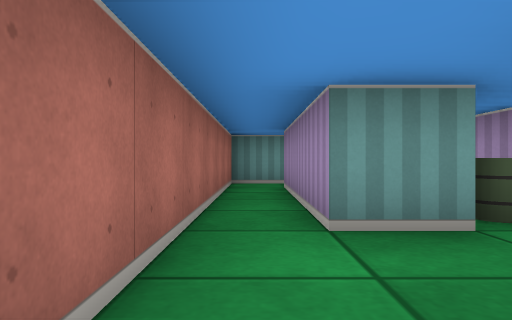
[1] (above)

16 first-person views from a walk through a cub3D maze. The camera is about half as high as the walls, looks level and sees 70° across. The floor is counted in squares. Each view is taken from the middle of a square. On the plan, view 1 faces up. The plan holds only what a view shows up to about 9 squares ahead; the rest is blank.

[2]
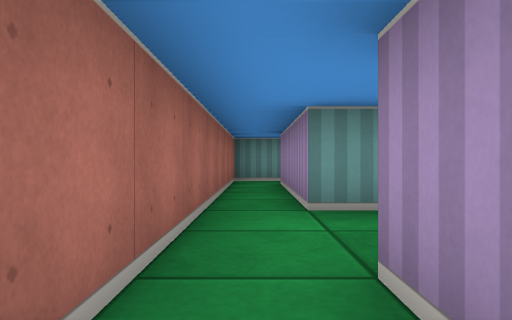

[3]
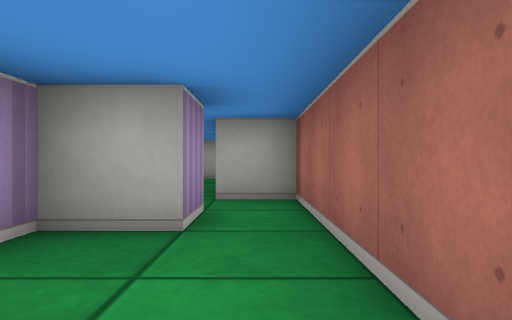

[4]
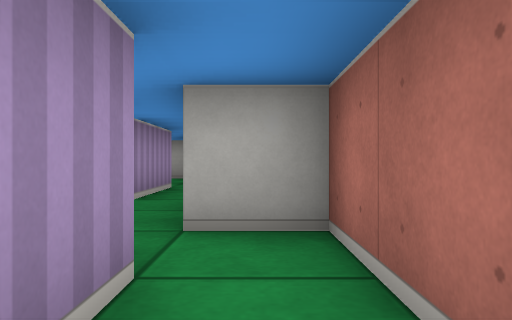

[5]
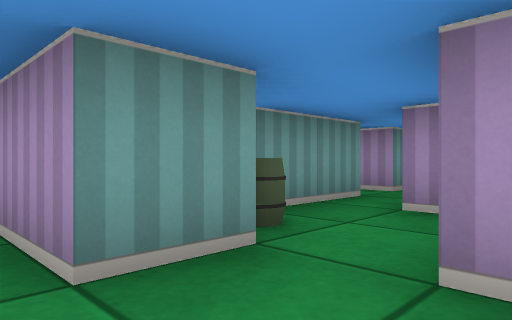

[6]
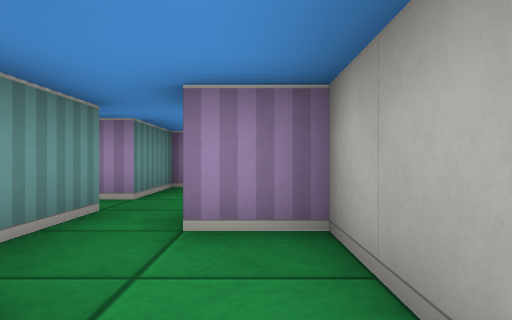

[7]
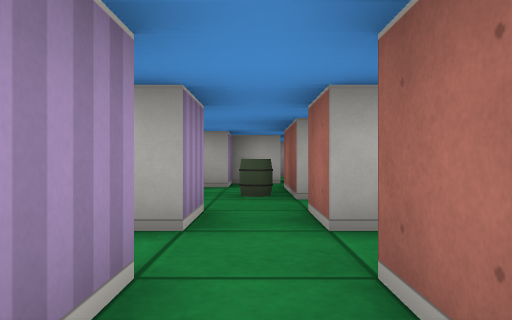

[8]
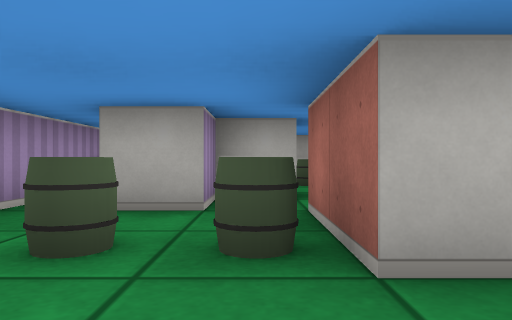

[9]
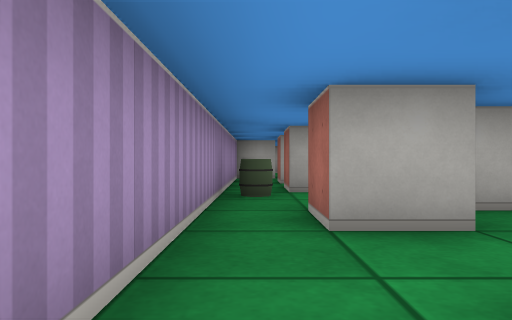

[10]
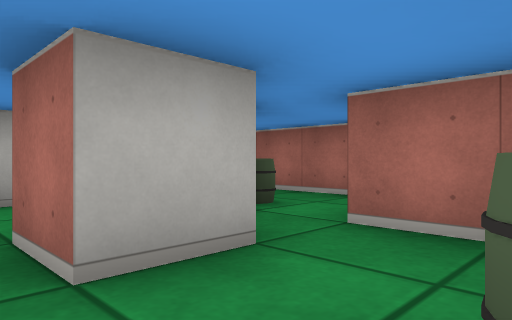

[11]
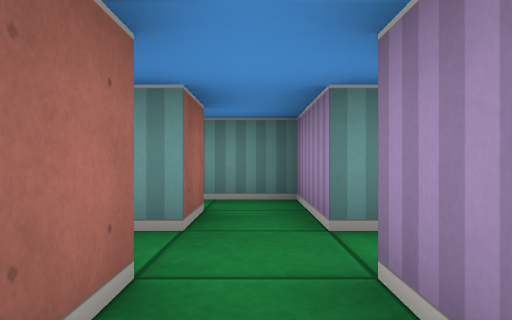

[12]
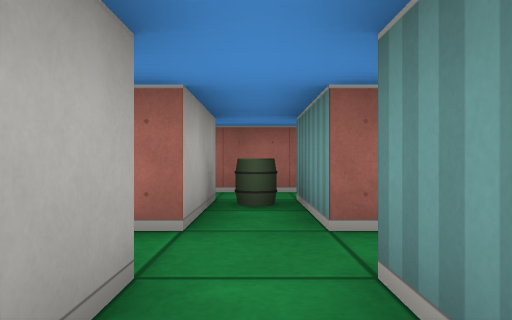

[13]
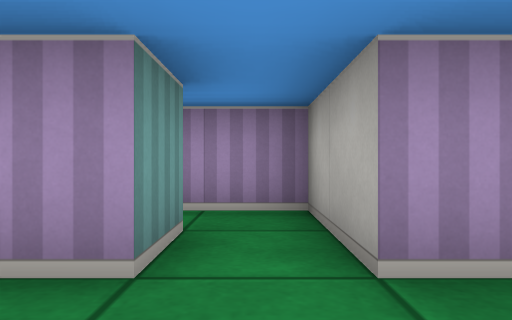

[14]
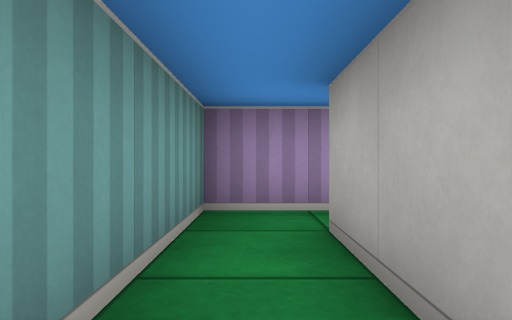

[15]
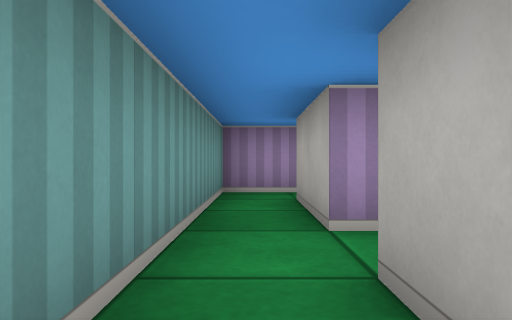

[16]
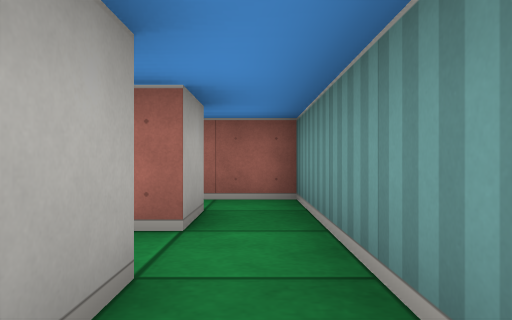

### Floor plan
Key: @ floor where view 1 was taken; # wall or solid block; . floor; B barrel.
Columns run from 1 left of view 1 to 8 right of it. Each row starts with its distance up from view 1.
  8 ########
  7 #......#
  6 #.#.##.#.#
  5 #.#.B....#
  4 #.####.###
  3 #.#B.....#
  2 #....#BB.#
  1 #..###...#
  0 #@## ###.#
 -1 #..# ##..#
 -2 ##.#  # B#
 -3   .#  ####
 -4   .#
 -5   .#
 -6   .#

Where each view was taken, in squares from view 1:
view 1: 0 up, 0 right, facing up
view 2: 1 down, 0 right, facing up
view 3: 3 up, 0 right, facing down
view 4: 1 up, 0 right, facing down
view 5: 1 up, 0 right, facing up-right
view 6: 2 up, 1 right, facing right
view 7: 7 up, 5 right, facing down
view 8: 4 up, 5 right, facing down
view 9: 3 up, 7 right, facing down
view 10: 2 up, 7 right, facing down-left
view 11: 3 up, 5 right, facing up
view 12: 5 up, 7 right, facing left
view 13: 5 up, 4 right, facing right
view 14: 7 up, 2 right, facing right
view 15: 7 up, 0 right, facing right
view 16: 7 up, 4 right, facing left
